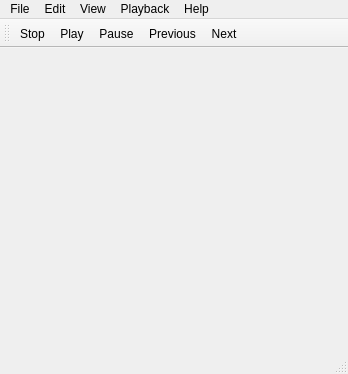
<?xml version="1.0" encoding="UTF-8"?>
<ui version="4.0">
 <class>MainWindow</class>
 <widget class="QMainWindow" name="MainWindow">
  <property name="geometry">
   <rect>
    <x>0</x>
    <y>0</y>
    <width>348</width>
    <height>374</height>
   </rect>
  </property>
  <property name="acceptDrops">
   <bool>true</bool>
  </property>
  <property name="windowTitle">
   <string notr="true">DeadBeef</string>
  </property>
  <property name="windowIcon">
   <iconset resource="Resources.qrc">
    <normaloff>:/root/images/bitmap.png</normaloff>:/root/images/bitmap.png</iconset>
  </property>
  <property name="locale">
   <locale language="English" country="UnitedStates"/>
  </property>
  <property name="dockOptions">
   <set>QMainWindow::AllowTabbedDocks|QMainWindow::AnimatedDocks|QMainWindow::VerticalTabs</set>
  </property>
  <widget class="QWidget" name="centralwidget">
   <layout class="QVBoxLayout" name="verticalLayout">
    <property name="leftMargin">
     <number>0</number>
    </property>
    <property name="topMargin">
     <number>0</number>
    </property>
    <property name="rightMargin">
     <number>0</number>
    </property>
    <property name="bottomMargin">
     <number>0</number>
    </property>
    <item>
     <widget class="PlayListWidget" name="playList" native="true"/>
    </item>
   </layout>
  </widget>
  <widget class="QMenuBar" name="menuBar">
   <property name="enabled">
    <bool>true</bool>
   </property>
   <property name="geometry">
    <rect>
     <x>0</x>
     <y>0</y>
     <width>348</width>
     <height>21</height>
    </rect>
   </property>
   <widget class="QMenu" name="Options">
    <property name="title">
     <string>Playback</string>
    </property>
    <widget class="QMenu" name="loopingMenu">
     <property name="title">
      <string>Repeat</string>
     </property>
     <addaction name="actionLoopAll"/>
     <addaction name="actionLoopTrack"/>
     <addaction name="actionLoopNothing"/>
    </widget>
    <widget class="QMenu" name="orderMenu">
     <property name="title">
      <string>Order</string>
     </property>
     <addaction name="actionLinearOrder"/>
     <addaction name="actionRandomOrder"/>
     <addaction name="actionShuffleOrder"/>
    </widget>
    <addaction name="orderMenu"/>
    <addaction name="loopingMenu"/>
   </widget>
   <widget class="QMenu" name="Help">
    <property name="title">
     <string>Help</string>
    </property>
    <addaction name="actionAbout"/>
    <addaction name="actionAboutQt"/>
   </widget>
   <widget class="QMenu" name="menu">
    <property name="title">
     <string>File</string>
    </property>
    <addaction name="separator"/>
    <addaction name="actionAddFiles"/>
    <addaction name="actionAddFolder"/>
    <addaction name="actionAddURL"/>
    <addaction name="actionAddAudioCD"/>
    <addaction name="separator"/>
    <addaction name="actionNewPlaylist"/>
    <addaction name="actionLoadPlaylist"/>
    <addaction name="actionSaveAsPlaylist"/>
    <addaction name="separator"/>
    <addaction name="actionExit"/>
   </widget>
   <widget class="QMenu" name="menuEdit">
    <property name="title">
     <string>Edit</string>
    </property>
    <addaction name="actionClearAll"/>
    <addaction name="actionSelectAll"/>
    <addaction name="actionDeselectAll"/>
    <addaction name="actionFind"/>
    <addaction name="separator"/>
    <addaction name="actionPreferences"/>
   </widget>
   <widget class="QMenu" name="menuView">
    <property name="title">
     <string>View</string>
    </property>
    <addaction name="actionHideMenuBar"/>
    <addaction name="actionHideTabBar"/>
    <addaction name="actionPlayListHeader"/>
    <addaction name="actionHideCoverArt"/>
    <addaction name="separator"/>
    <addaction name="actionBlockToolbarChanges"/>
   </widget>
   <addaction name="menu"/>
   <addaction name="menuEdit"/>
   <addaction name="menuView"/>
   <addaction name="Options"/>
   <addaction name="Help"/>
  </widget>
  <widget class="QToolBar" name="PlayBackToolBar">
   <property name="sizePolicy">
    <sizepolicy hsizetype="Expanding" vsizetype="Fixed">
     <horstretch>0</horstretch>
     <verstretch>0</verstretch>
    </sizepolicy>
   </property>
   <property name="windowTitle">
    <string>Playback control</string>
   </property>
   <property name="statusTip">
    <string notr="true"/>
   </property>
   <property name="movable">
    <bool>true</bool>
   </property>
   <property name="allowedAreas">
    <set>Qt::LeftToolBarArea|Qt::TopToolBarArea</set>
   </property>
   <property name="iconSize">
    <size>
     <width>16</width>
     <height>16</height>
    </size>
   </property>
   <property name="floatable">
    <bool>false</bool>
   </property>
   <attribute name="toolBarArea">
    <enum>TopToolBarArea</enum>
   </attribute>
   <attribute name="toolBarBreak">
    <bool>false</bool>
   </attribute>
   <addaction name="actionStop"/>
   <addaction name="actionPlay"/>
   <addaction name="actionPause"/>
   <addaction name="actionPrev"/>
   <addaction name="actionNext"/>
  </widget>
  <widget class="QStatusBar" name="statusBar"/>
  <action name="actionAddFolder">
   <property name="text">
    <string>Add Folder(s)...</string>
   </property>
   <property name="shortcut">
    <string>Ctrl+Shift+O</string>
   </property>
  </action>
  <action name="actionPlay">
   <property name="text">
    <string>Play</string>
   </property>
   <property name="toolTip">
    <string>Play</string>
   </property>
   <property name="shortcut">
    <string notr="true"/>
   </property>
  </action>
  <action name="actionStop">
   <property name="text">
    <string>Stop</string>
   </property>
   <property name="toolTip">
    <string>Stop</string>
   </property>
   <property name="shortcut">
    <string notr="true"/>
   </property>
  </action>
  <action name="actionNext">
   <property name="text">
    <string>Next</string>
   </property>
   <property name="toolTip">
    <string>Next track</string>
   </property>
   <property name="shortcut">
    <string notr="true"/>
   </property>
  </action>
  <action name="actionPrev">
   <property name="text">
    <string>Previous</string>
   </property>
   <property name="toolTip">
    <string>Previous track</string>
   </property>
   <property name="shortcut">
    <string notr="true"/>
   </property>
  </action>
  <action name="actionPause">
   <property name="text">
    <string>Pause</string>
   </property>
   <property name="toolTip">
    <string>Pause</string>
   </property>
   <property name="shortcut">
    <string notr="true"/>
   </property>
  </action>
  <action name="actionExit">
   <property name="text">
    <string>Exit</string>
   </property>
   <property name="shortcut">
    <string notr="true">Ctrl+Q</string>
   </property>
  </action>
  <action name="actionAbout">
   <property name="text">
    <string>About</string>
   </property>
  </action>
  <action name="actionLinearOrder">
   <property name="checkable">
    <bool>true</bool>
   </property>
   <property name="text">
    <string>Linear</string>
   </property>
  </action>
  <action name="actionRandomOrder">
   <property name="checkable">
    <bool>true</bool>
   </property>
   <property name="text">
    <string>Random</string>
   </property>
  </action>
  <action name="actionShuffleOrder">
   <property name="checkable">
    <bool>true</bool>
   </property>
   <property name="text">
    <string>Shuffle</string>
   </property>
  </action>
  <action name="actionLoopAll">
   <property name="checkable">
    <bool>true</bool>
   </property>
   <property name="text">
    <string>Repeat all</string>
   </property>
  </action>
  <action name="actionLoopTrack">
   <property name="checkable">
    <bool>true</bool>
   </property>
   <property name="text">
    <string>Repeat track</string>
   </property>
  </action>
  <action name="actionLoopNothing">
   <property name="checkable">
    <bool>true</bool>
   </property>
   <property name="text">
    <string>Don't repeat</string>
   </property>
  </action>
  <action name="actionAboutQt">
   <property name="text">
    <string>About Qt</string>
   </property>
  </action>
  <action name="actionPreferences">
   <property name="text">
    <string>Preferences</string>
   </property>
   <property name="shortcut">
    <string notr="true">Ctrl+P</string>
   </property>
  </action>
  <action name="actionAddFiles">
   <property name="text">
    <string>Add File(s)...</string>
   </property>
   <property name="shortcut">
    <string>Ctrl+O</string>
   </property>
  </action>
  <action name="actionAddAudioCD">
   <property name="text">
    <string>Add Audio CD</string>
   </property>
   <property name="shortcut">
    <string notr="true"/>
   </property>
  </action>
  <action name="actionAddURL">
   <property name="text">
    <string>Add URL...</string>
   </property>
   <property name="shortcut">
    <string notr="true">Ctrl+U</string>
   </property>
  </action>
  <action name="actionSaveAsPlaylist">
   <property name="enabled">
    <bool>true</bool>
   </property>
   <property name="text">
    <string>Save Playlist as...</string>
   </property>
   <property name="shortcut">
    <string notr="true">Ctrl+S</string>
   </property>
  </action>
  <action name="actionLoadPlaylist">
   <property name="enabled">
    <bool>true</bool>
   </property>
   <property name="text">
    <string>Load Playlist...</string>
   </property>
   <property name="shortcut">
    <string notr="true">Ctrl+L</string>
   </property>
  </action>
  <action name="actionNewPlaylist">
   <property name="text">
    <string>New Playlist</string>
   </property>
   <property name="shortcut">
    <string notr="true">Ctrl+N</string>
   </property>
  </action>
  <action name="actionHideMenuBar">
   <property name="checkable">
    <bool>true</bool>
   </property>
   <property name="checked">
    <bool>false</bool>
   </property>
   <property name="text">
    <string>Main menu</string>
   </property>
   <property name="toolTip">
    <string>Show/hide main menu</string>
   </property>
   <property name="shortcut">
    <string>Ctrl+M</string>
   </property>
  </action>
  <action name="actionBlockToolbarChanges">
   <property name="checkable">
    <bool>true</bool>
   </property>
   <property name="text">
    <string>Block toolbar changes</string>
   </property>
  </action>
  <action name="actionHideStatusbar">
   <property name="checkable">
    <bool>true</bool>
   </property>
   <property name="text">
    <string>Statusbar</string>
   </property>
   <property name="toolTip">
    <string>Show/hide statusbar</string>
   </property>
  </action>
  <action name="actionClearAll">
   <property name="text">
    <string>Clear</string>
   </property>
   <property name="shortcut">
    <string notr="true"/>
   </property>
  </action>
  <action name="actionSelectAll">
   <property name="enabled">
    <bool>true</bool>
   </property>
   <property name="text">
    <string>Select all</string>
   </property>
   <property name="shortcut">
    <string notr="true">Ctrl+A</string>
   </property>
  </action>
  <action name="actionDeselectAll">
   <property name="enabled">
    <bool>true</bool>
   </property>
   <property name="text">
    <string>Deselect all</string>
   </property>
   <property name="shortcut">
    <string notr="true"/>
   </property>
  </action>
  <action name="actionFind">
   <property name="enabled">
    <bool>true</bool>
   </property>
   <property name="text">
    <string>Find</string>
   </property>
   <property name="shortcut">
    <string>Ctrl+F</string>
   </property>
  </action>
  <action name="actionSelectCurrentTrack">
   <property name="checkable">
    <bool>true</bool>
   </property>
   <property name="checked">
    <bool>true</bool>
   </property>
   <property name="enabled">
    <bool>false</bool>
   </property>
   <property name="text">
    <string>Cursor follows playback</string>
   </property>
  </action>
  <action name="actionGoToCurrentTrack">
   <property name="enabled">
    <bool>false</bool>
   </property>
   <property name="text">
    <string>Jump to current track</string>
   </property>
  </action>
  <action name="actionScrollFollowsPlayback">
   <property name="checkable">
    <bool>true</bool>
   </property>
   <property name="checked">
    <bool>true</bool>
   </property>
   <property name="enabled">
    <bool>false</bool>
   </property>
   <property name="text">
    <string>Scroll follows playback</string>
   </property>
  </action>
  <action name="actionRemove">
   <property name="enabled">
    <bool>true</bool>
   </property>
   <property name="text">
    <string>Remove</string>
   </property>
   <property name="shortcut">
    <string notr="true"/>
   </property>
  </action>
  <action name="actionHideCoverArt">
   <property name="checkable">
    <bool>true</bool>
   </property>
   <property name="checked">
    <bool>false</bool>
   </property>
   <property name="text">
    <string>Cover Art</string>
   </property>
  </action>
  <action name="actionPlayListHeader">
   <property name="checkable">
    <bool>true</bool>
   </property>
   <property name="checked">
    <bool>false</bool>
   </property>
   <property name="text">
    <string>PlayList Header</string>
   </property>
  </action>
  <action name="actionHideTabBar">
   <property name="checkable">
    <bool>true</bool>
   </property>
   <property name="text">
    <string>Tab bar</string>
   </property>
   <property name="toolTip">
    <string>Shou/hide tabbar</string>
   </property>
  </action>
 </widget>
 <customwidgets>
  <customwidget>
   <class>PlayListWidget</class>
   <extends>QWidget</extends>
   <header>PlayListWidget.h</header>
   <container>1</container>
  </customwidget>
 </customwidgets>
 <resources>
  <include location="Resources.qrc"/>
 </resources>
 <connections/>
</ui>
